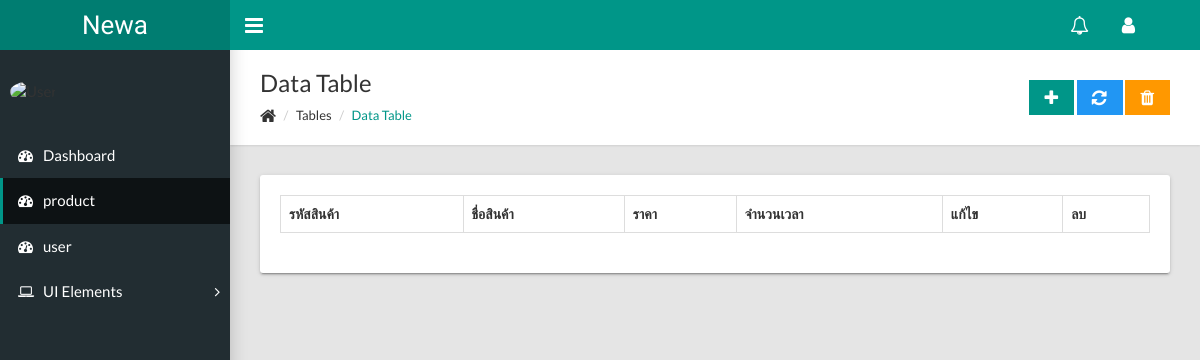
The app's page /dashboard/product.php, older data.
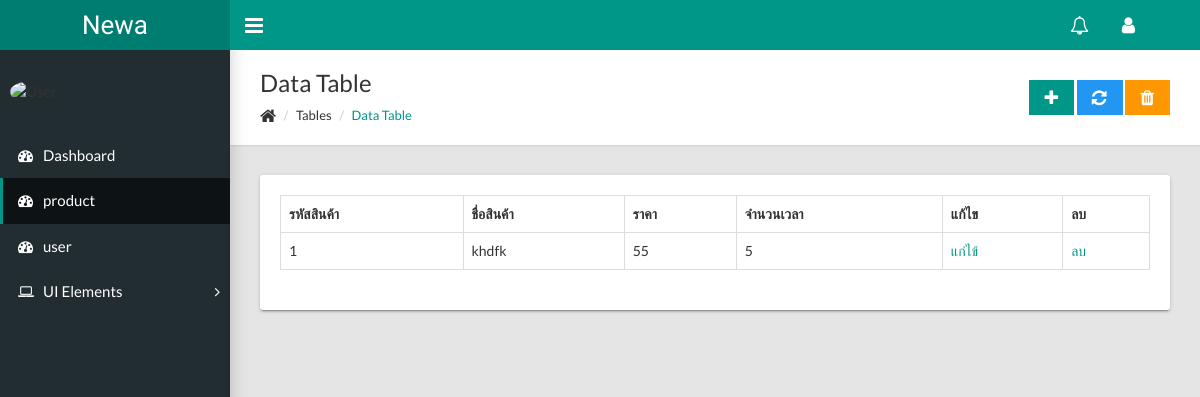
The same page, newer data.
### tables this page shows
CREATE TABLE IF NOT EXISTS `product` (
  `product_id` int(3) NOT NULL,
  `product_name` varchar(255) NOT NULL,
  `product_detail` varchar(255) NOT NULL,
  `product_price` int(10) NOT NULL,
  `product_quantity` int(10) NOT NULL
);

### dashboard/include/view_all_products.php (the view, shortened to what this page needs)
<div class="page-title">
  <div>
    <h1>Data Table</h1>
    <ul class="breadcrumb side">
      <li><i class="fa fa-home fa-lg"></i></li>
      <li>Tables</li>
      <li class="active"><a href="#">Data Table</a></li>
    </ul>
  </div>
  <div>
    <a class="btn btn-primary btn-flat" href="product.php?source=product_add"><i class="fa fa-lg fa-plus"></i></a>
    <a class="btn btn-info btn-flat" href="#"><i class="fa fa-lg fa-refresh"></i></a>
    <a class="btn btn-warning btn-flat" href="#"><i class="fa fa-lg fa-trash"></i></a>
  </div>
</div>
<div class="row">
  <div class="col-md-12">
    <div class="card">
      <div class="card-body">
        <table class="table table-hover table-bordered" id="sampleTable">
          <thead>
            <tr>
              <th>รหัสสินค้า</th>
							<th>ชื่อสินค้า</th>
							<th>ราคา</th>
							<th>จำนวนเวลา</th>
							<th>แก้ไข</th>
							<th>ลบ</th>
            </tr>
          </thead>
          <tbody>
            <?php
							$sql = "select * from product";
							$result = mysqli_query($conn, $sql);
							while ($row = mysqli_fetch_array($result)){
								$product_id = $row["product_id"];
								$product_name = $row["product_name"];
								$product_quantity = $row["product_quantity"];
								$product_price = $row["product_price"];
								echo "<tr>
										<td>$product_id</td>
										<td>$product_name</td>
										<td>$product_quantity</td>
										<td>$product_price</td>
										<td><a href='product.php?source=product_edit&id=$product_id'>แก่ไข้</a></td>
										<td><a href='product.php?id=$product_id' onclick='return confirm(\"ยืนยันการลบ\");'>ลบ</a></td>
									</tr>";
							}
						?>
          </tbody>
        </table>
      </div>
    </div>
  </div>
</div>

Row changes from the older to the newer data that the page shows:
added product: product_id "1", product_name "khdfk", product_quantity "55", product_price "5"
